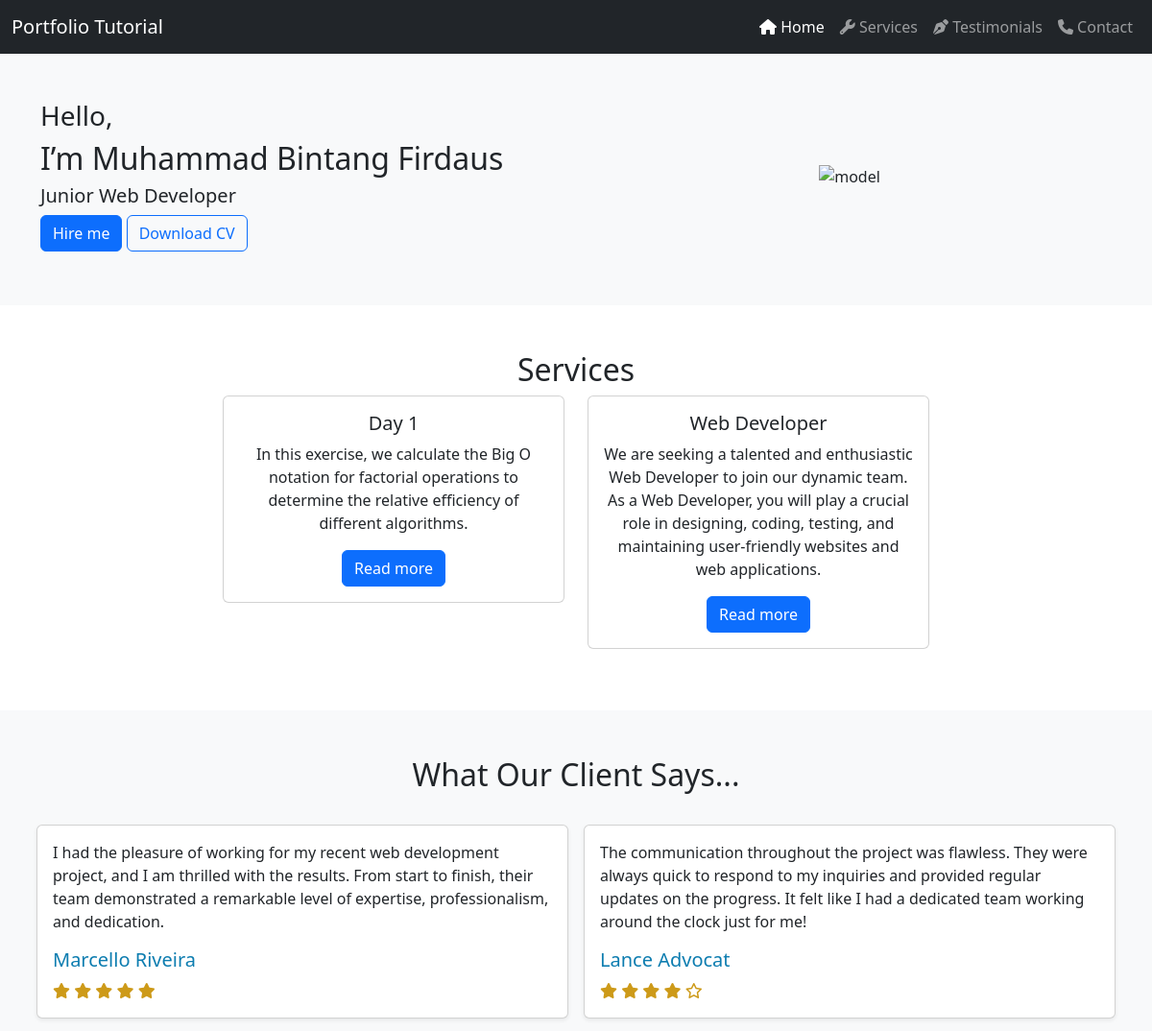
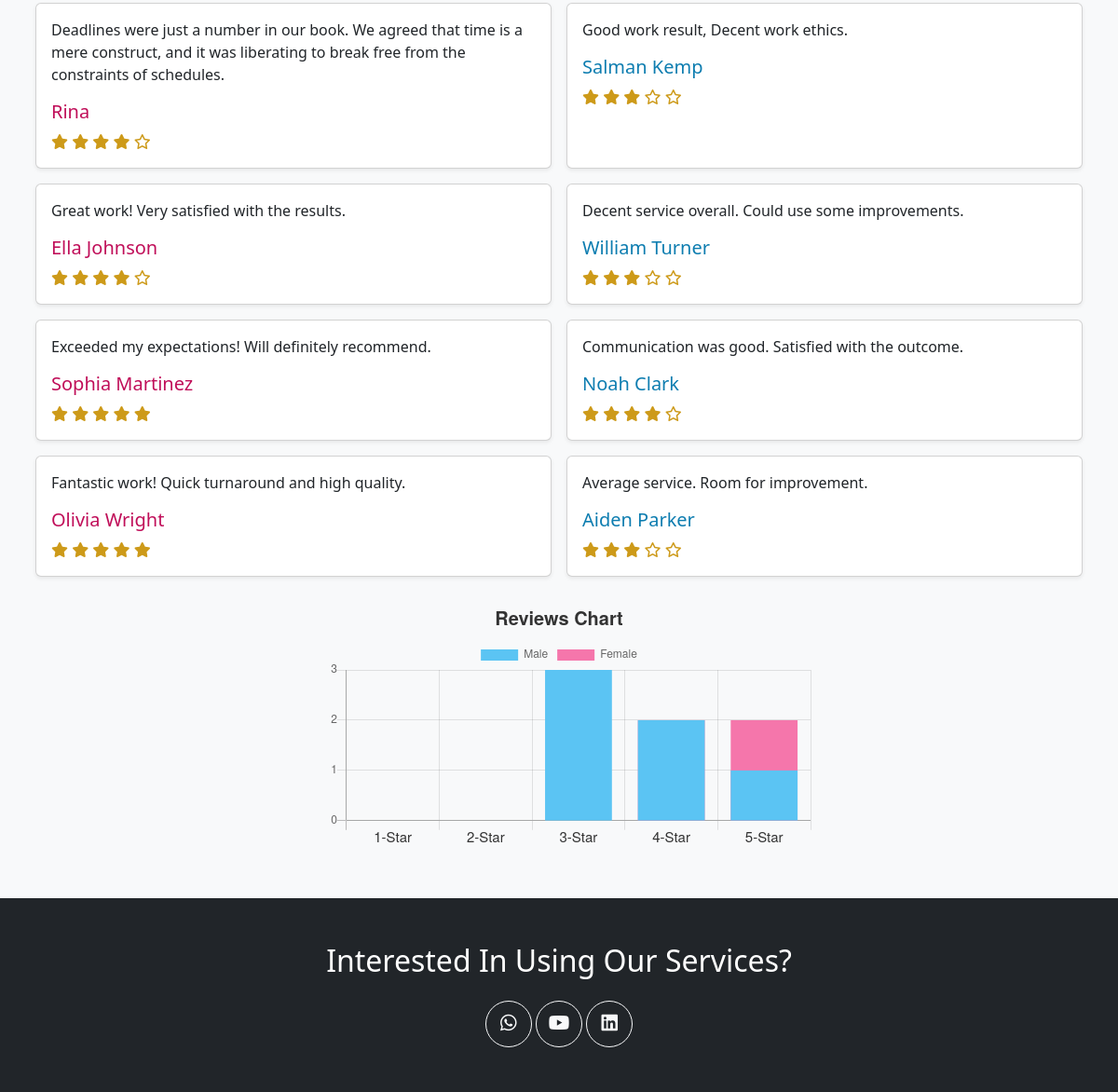
The page / on the database its author committed (2 pictures, top to bottom).
### tables this page shows
CREATE TABLE `tb_profiles` (
  `id` int(11) NOT NULL,
  `full_name` varchar(255) NOT NULL,
  `nickname` varchar(255) NOT NULL,
  `description` varchar(255) NOT NULL,
  `created_at` timestamp NULL DEFAULT NULL,
  `updated_at` timestamp NULL DEFAULT NULL
);

CREATE TABLE `tb_services` (
  `id` int(11) NOT NULL,
  `profile_id` int(11) NOT NULL,
  `name` varchar(255) NOT NULL,
  `description` varchar(255) NOT NULL,
  `link` varchar(255) NOT NULL,
  `created_at` timestamp NULL DEFAULT NULL,
  `updated_at` timestamp NULL DEFAULT NULL
);

CREATE TABLE `tb_reviews` (
  `id` int(11) NOT NULL,
  `service_id` int(11) NOT NULL,
  `author` varchar(255) NOT NULL,
  `gender` tinyint(1) NOT NULL,
  `rate` int(11) NOT NULL,
  `description` varchar(255) NOT NULL,
  `created_at` timestamp NULL DEFAULT NULL,
  `updated_at` timestamp NULL DEFAULT NULL
);

CREATE TABLE `tb_contacts` (
  `id` int(11) NOT NULL,
  `profile_id` int(11) NOT NULL,
  `media_id` int(11) NOT NULL,
  `link` varchar(255) NOT NULL,
  `created_at` timestamp NULL DEFAULT NULL,
  `updated_at` timestamp NULL DEFAULT NULL
);

CREATE TABLE `tb_medias` (
  `id` int(11) NOT NULL,
  `name` varchar(255) NOT NULL,
  `icon` varchar(255) NOT NULL,
  `created_at` timestamp NULL DEFAULT NULL,
  `updated_at` timestamp NULL DEFAULT NULL
);

### index.php (the view, shortened to what this page needs)
<?php
require("header.php");
require("config/database.php");
$profile_id = isset($_GET['id']) ? $_GET['id'] : 1;
require("nav.php");
?>
<?php
$sql = "SELECT full_name, description FROM tb_profiles WHERE id = {$profile_id}";
$profile = mysqli_fetch_object($conn->query($sql));
?>
<div class="container-block py-5 bg-light">
    <div class="container-md">
        <div class="row align-items-center">
            <div class="col-md-6 mb-2">
                <h3>Hello,</h3>
                <h2>I&#8217;m <?= $profile->full_name ?></h2>
                <h5><?= $profile->description ?></h5>
                <a href="https://www.linkedin.com/in/2ntng/" type="button" class="btn btn-primary">Hire me</a>
                <a href="https://drive.google.com/file/d/1dPCNifz83x0zXxNb5jqfZZigWt0ZKwQf/view?usp=sharing" type="button" class="btn btn-outline-primary">Download CV</a>
            </div>
            <div class="col-md-6 mb-2 text-center">
                <img class="img-fluid" style="max-height: 80vh;" alt="model" class="model" src="https://www.indotechpren.org/assets/img/avatar.png">
            </div>
        </div>
    </div>
</div>
<?php
$sql = "SELECT name, description, link FROM tb_services WHERE profile_id = {$profile_id}";
$services = mysqli_fetch_all($conn->query($sql), MYSQLI_ASSOC);
?>
<div id="services" class="container-block py-5 text-center">
    <div class="container align-items-center">
        <div class="row justify-content-center">
            <div class="col-md-10">
                <h2>Services</h2>
            </div>
        </div>
        <div class="row justify-content-center">
            <?php foreach ($services as $service) : ?>
                <div class="col-md-4">
                    <div class="card text-center mb-3">
                        <div class="card-body">
                            <h5 class="card-title"><?= $service["name"] ?></h5>
                            <p class="card-text"><?= $service["description"] ?></p>
                            <a href="<?= $service["link"] ?>" class="btn btn-primary">Read more</a>
                        </div>
                    </div>
                </div>
            <?php endforeach; ?>
        </div>
    </div>
</div>
<?php
$sql = "SELECT rate, author, gender, R.description FROM tb_reviews R
        LEFT JOIN tb_services S ON R.service_id = S.id
        WHERE S.profile_id = {$profile_id}";
$reviews = mysqli_fetch_all($conn->query($sql), MYSQLI_ASSOC);
?>
<div id="testimonials" class="container-block py-5 bg-light text-center">
    <div class="container align-items-center">
        <div class="row justify-content-center">
            <div class="col-md-10">
                <h2>What Our Client Says...</h2>
            </div>
        </div>
        <div class="row justify-content-center mt-3">
            <?php foreach ($reviews as $review) : ?>
                <div class="col-md-6 p-2">
                    <div class="card shadow-sm h-100">
                        <div class="row g-0">
                            <div class="col-md-12">
                                <div class="card-body text-start">
                                    <p class="card-text"><?= $review["description"] ?></p>
                                    <h5 class="card-title" style="color:#<?= $review["gender"] ? '0D7DB0' : 'C00E59' ?>"><?= $review["author"] ?></h5>
                                    <p class="card-text">
                                        <?php for ($i = 0; $i < 5; $i++) : ?>
                                            <i class="<?= $i < $review["rate"] ? "fas" : "far" ?> fa-star" aria-hidden="true" style="color:#CD9A19"></i>
                                        <?php endfor; ?>
                                    </p>
                                </div>
                            </div>
                        </div>
                    </div>
                </div>
            <?php endforeach; ?>
        </div>
        <div class="row justify-content-center mt-3">
            <div class="col-md-6">
                <canvas id="myChart"></canvas>
            </div>
        </div>
    </div>
</div>
<?php
$sql = "SELECT icon, link FROM tb_contacts C
        LEFT JOIN tb_medias M ON C.media_id = M.id
        WHERE C.profile_id = {$profile_id}";
$contacts = mysqli_fetch_all($conn->query($sql), MYSQLI_ASSOC);
?>
<div id="contact" class="container-block bg-dark text-white py-5 text-center">
    <div class="container align-items-center">
        <div class="row justify-content-center">
            <div class="col-md-10">
                <h2>Interested In Using Our Services?</h2>
            </div>
        </div>
        <div class="row justify-content-center mt-3">
            <div class="col-md-6">
                <?php foreach ($contacts as $contact) : ?>
                    <a href="<?= $contact["link"] ?>" class="btn btn-lg btn-outline-light rounded-circle">
                        <i class="fab <?= $contact["icon"] ?>"></i>
                    </a>
                <?php endforeach; ?>
            </div>
        </div>
    </div>
</div>
<?php
$sql = "WITH Ratings AS (
            SELECT 1 AS n UNION SELECT 2 UNION SELECT 3 UNION SELECT 4 UNION SELECT 5
        )
        SELECT
            COALESCE(SUM(CASE WHEN gender = 1 THEN 1 ELSE 0 END), 0) AS male_count,
            COALESCE(SUM(CASE WHEN gender = 0 THEN 1 ELSE 0 END), 0) AS female_count
        FROM Ratings
        LEFT JOIN tb_reviews ON rate = n
        GROUP BY n
        ORDER BY n";
$reviews_count = mysqli_fetch_all($conn->query($sql), MYSQLI_NUM);
$reviews_count = array_map(null, ...$reviews_count);
?>
<script type="text/javascript">
    const ctx = document.getElementById('myChart');
    new Chart(ctx, {
        type: "bar",
        data: {
            labels: ["1-Star", "2-Star", "3-Star", "4-Star", "5-Star"],
            datasets: [{
                    label: "Male",
                    backgroundColor: '#5BC4F3',
                    data: <?= json_encode($reviews_count[0]) ?>,
                },
                {
                    label: "Female",
                    type: "bar",
                    backgroundColor: "#F576AB",
                    data: <?= json_encode($reviews_count[1]) ?>,
                }
            ],
        },
        options: {
            maintainAspectRatio: true,
            legend: {
                display: true
            },
            title: {
                text: 'Reviews Chart',
                display: true,
                fontSize: 20,
                fontStyle: "bold",
                fontColor: '#333'
            },
            fontStyle: 'bold',
            scales: {
                xAxes: [{
                    ticks: {
                        fontSize: 15,
                        fontColor: '#333'
                    },
                    position: "bottom",
                    stacked: true,
                    display: true
                }],
                yAxes: [{
                    type: 'linear',
                    id: "stacked_testY",
                    display: true,
                    position: "left",
                    scaleLabel: {
                        display: true
                    },
                    ticks: {
                        beginAtZero: true,
                        stepSize: 1,
                        min: 0,
                    },
                }]
            },
        }
    });
</script>

### header.php (shortened to what this page needs)
<!DOCTYPE html>
<html>
<head>
  <link href="https://cdn.jsdelivr.net/npm/bootstrap@5.3.1/dist/css/bootstrap.min.css" rel="stylesheet">
  <link rel="stylesheet" type="text/css" href="style.css" />
</head>
<body>

### nav.php (shortened to what this page needs)
<nav class="navbar navbar-expand-lg navbar-dark bg-dark">
    <div class="container-fluid">
        <a href="#" class="navbar-brand mb-0 h1">Portfolio Tutorial</a>
        <div class="collapse navbar-collapse justify-content-end" id="navbarNav">
            <ul class="navbar-nav">
                <li class="nav-item">
                    <a class="nav-link active" aria-current="page" href="#"><i class="fas fa-home"></i> Home</a>
                </li>
                <li class="nav-item">
                    <a class="nav-link" href="#services"><i class="fas fa-wrench"></i> Services</a>
                </li>
                <li class="nav-item">
                    <a class="nav-link" href="#testimonials"><i class="fas fa-pen-nib"></i> Testimonials</a>
                </li>
                <li class="nav-item">
                    <a class="nav-link" href="#contact"><i class="fas fa-phone"></i> Contact</a>
                </li>
            </ul>
        </div>
    </div>
</nav>

### style.css (style rules this page uses)
#contact .btn { height: 50px; width: 50px; text-align: center; --bs-btn-padding-x: 0; }

### rows shown on the page
tb_profiles: full_name "Muhammad Bintang Firdaus", description "Junior Web Developer"
tb_services: name "Day 1", description "In this exercise, we calculate the Big O notation for factorial operations to determine the relative efficiency of different algorithms."
tb_services: name "Web Developer", description "We are seeking a talented and enthusiastic Web Developer to join our dynamic team. As a Web Developer, you will play a crucial role in designing, coding, testing, and maintaining user-friendly websites and web applications."
tb_reviews: description "I had the pleasure of working for my recent web development project, and I am thrilled with the results. From start to finish, their team demonstrated a remarkable level of expertise, professionalism, and dedication.", author "Marcello Riveira", rate 5 (drawn)
tb_reviews: description "The communication throughout the project was flawless. They were always quick to respond to my inquiries and provided regular updates on the progress. It felt like I had a dedicated team working around the clock just for me!", author "Lance Advocat", rate 4 (drawn)
tb_reviews: description "Deadlines were just a number in our book. We agreed that time is a mere construct, and it was liberating to break free from the constraints of schedules.", author "Rina", rate 4 (drawn)
tb_reviews: description "Good work result, Decent work ethics.", author "Salman Kemp", rate 3 (drawn)
tb_reviews: description "Great work! Very satisfied with the results.", author "Ella Johnson", rate 4 (drawn)
tb_reviews: description "Decent service overall. Could use some improvements.", author "William Turner", rate 3 (drawn)
tb_reviews: description "Exceeded my expectations! Will definitely recommend.", author "Sophia Martinez", rate 5 (drawn)
tb_reviews: description "Communication was good. Satisfied with the outcome.", author "Noah Clark", rate 4 (drawn)
tb_reviews: description "Fantastic work! Quick turnaround and high quality.", author "Olivia Wright", rate 5 (drawn)
tb_reviews: description "Average service. Room for improvement.", author "Aiden Parker", rate 3 (drawn)

### other values the page prints
chart data {{ json_encode($reviews_count[0]) }} ["0","0","3","2","1"]
chart data {{ json_encode($reviews_count[1]) }} ["0","0","0","2","2"]
